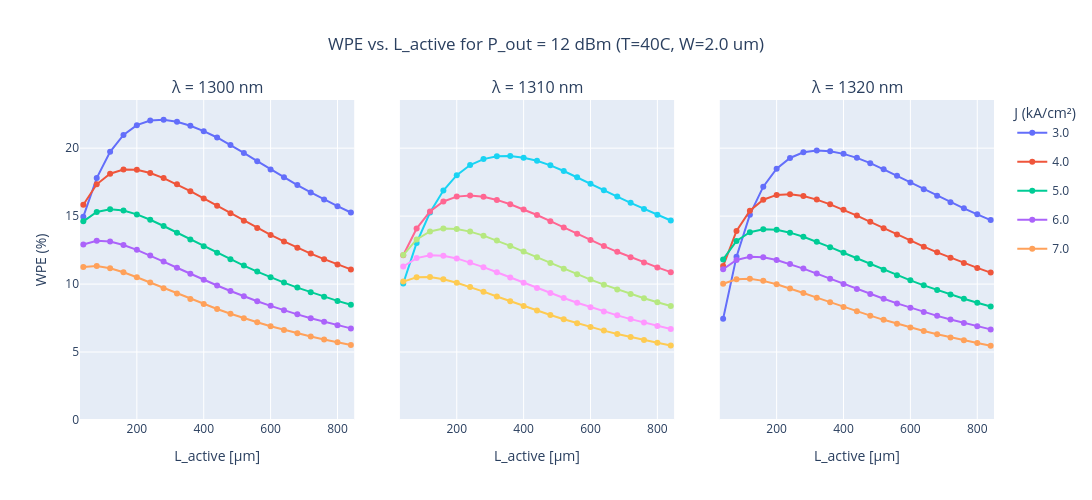
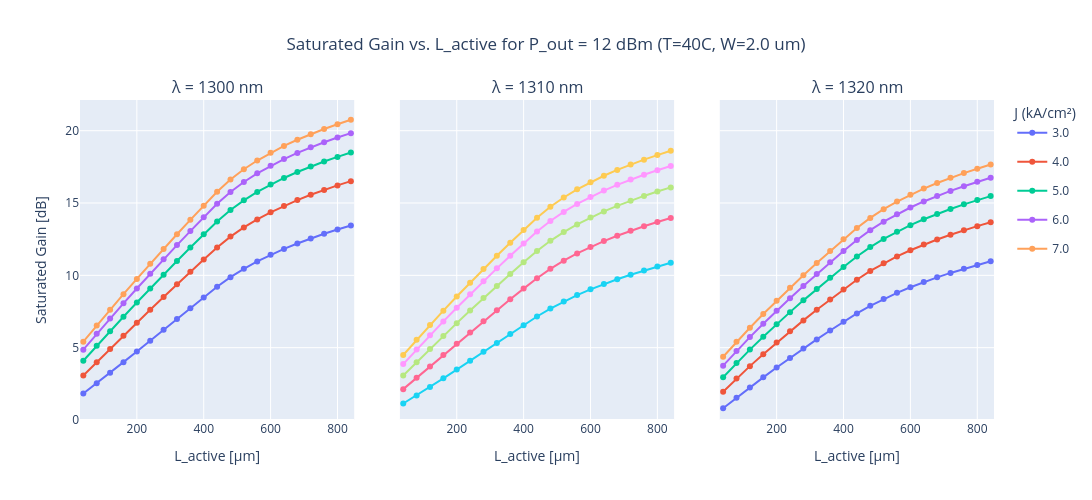
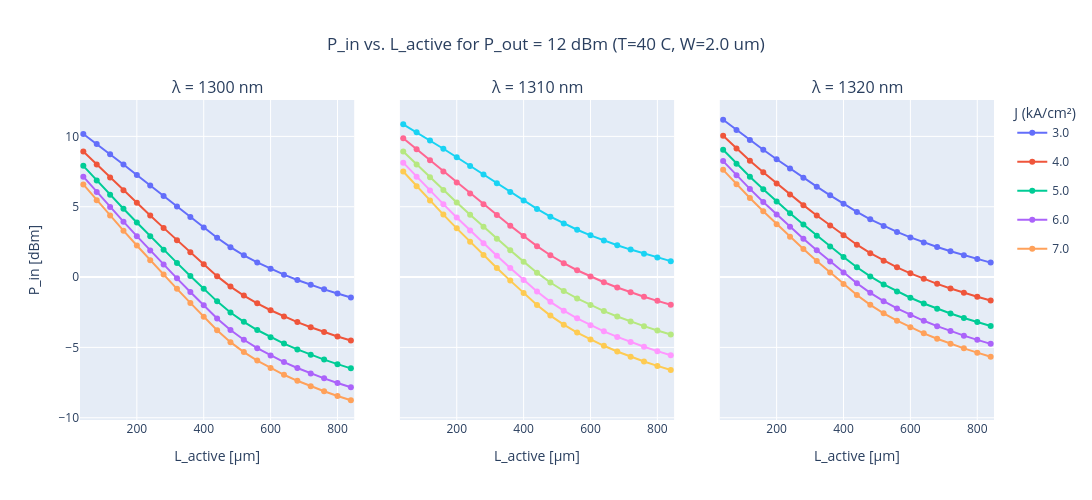

Source (notebook cell) for these figures, in order:
### Code cell
# --- Example call to the new WPE vs L_active plotter (Plotly) ---
print("\n--- Example Call to plot_wpe_vs_Lactive_for_fixed_Pout (Plotly) ---")
plotter_soa_instance.plot_wpe_vs_Lactive_for_fixed_Pout(T_C=40, target_Pout_dBm=12) 
plotter_soa_instance.plot_gain_pin_vs_Lactive_fixed_Pout(T_C=40, target_Pout_dBm=12)

### Figure 1 — Plotly figure (JSON) as saved in the notebook; plotly's stock layout.template omitted (floating-point values rounded to 4 significant figures)
{"data": [{"legendgroup": "J3.0", "mode": "lines+markers", "name": "3.0", "showlegend": true, "type": "scatter", "x": [40, 80, 120, 160, 200, 240, 280, 320, 360, 400, 440, 480, 520, 560, 600, 640, 680, 720, 760, 800, 840], "xaxis": "x", "y": [14.96, 17.8, 19.73, 20.97, 21.69, 22.03, 22.09, 21.94, 21.65, 21.25, 20.78, 20.24, 19.65, 19.04, 18.44, 17.85, 17.29, 16.75, 16.23, 15.74, 15.27], "yaxis": "y"}, {"legendgroup": "J4.0", "mode": "lines+markers", "name": "4.0", "showlegend": true, "type": "scatter", "x": [40, 80, 120, 160, 200, 240, 280, 320, 360, 400, 440, 480, 520, 560, 600, 640, 680, 720, 760, 800, 840], "xaxis": "x", "y": [15.84, 17.34, 18.12, 18.42, 18.4, 18.17, 17.8, 17.34, 16.84, 16.3, 15.76, 15.21, 14.66, 14.13, 13.62, 13.14, 12.68, 12.24, 11.83, 11.45, 11.08], "yaxis": "y"}, {"legendgroup": "J5.0", "mode": "lines+markers", "name": "5.0", "showlegend": true, "type": "scatter", "x": [40, 80, 120, 160, 200, 240, 280, 320, 360, 400, 440, 480, 520, 560, 600, 640, 680, 720, 760, 800, 840], "xaxis": "x", "y": [14.62, 15.31, 15.51, 15.41, 15.13, 14.73, 14.27, 13.78, 13.28, 12.78, 12.3, 11.82, 11.36, 10.92, 10.5, 10.11, 9.743, 9.396, 9.071, 8.764, 8.474], "yaxis": "y"}, {"legendgroup": "J6.0", "mode": "lines+markers", "name": "6.0", "showlegend": true, "type": "scatter", "x": [40, 80, 120, 160, 200, 240, 280, 320, 360, 400, 440, 480, 520, 560, 600, 640, 680, 720, 760, 800, 840], "xaxis": "x", "y": [12.91, 13.18, 13.13, 12.88, 12.52, 12.1, 11.65, 11.2, 10.75, 10.32, 9.897, 9.492, 9.105, 8.74, 8.397, 8.075, 7.773, 7.49, 7.224, 6.974, 6.739], "yaxis": "y"}, {"legendgroup": "J7.0", "mode": "lines+markers", "name": "7.0", "showlegend": true, "type": "scatter", "x": [40, 80, 120, 160, 200, 240, 280, 320, 360, 400, 440, 480, 520, 560, 600, 640, 680, 720, 760, 800, 840], "xaxis": "x", "y": [11.26, 11.32, 11.16, 10.87, 10.51, 10.11, 9.702, 9.298, 8.904, 8.526, 8.167, 7.822, 7.495, 7.187, 6.899, 6.63, 6.377, 6.141, 5.919, 5.711, 5.516], "yaxis": "y"}, {"legendgroup": "J3.0", "mode": "lines+markers", "name": "3.0", "showlegend": false, "type": "scatter", "x": [40, 80, 120, 160, 200, 240, 280, 320, 360, 400, 440, 480, 520, 560, 600, 640, 680, 720, 760, 800, 840], "xaxis": "x2", "y": [10.04, 13.03, 15.26, 16.88, 18.01, 18.76, 19.2, 19.4, 19.42, 19.3, 19.07, 18.74, 18.32, 17.86, 17.39, 16.91, 16.44, 15.98, 15.53, 15.1, 14.68], "yaxis": "y2"}, {"legendgroup": "J4.0", "mode": "lines+markers", "name": "4.0", "showlegend": false, "type": "scatter", "x": [40, 80, 120, 160, 200, 240, 280, 320, 360, 400, 440, 480, 520, 560, 600, 640, 680, 720, 760, 800, 840], "xaxis": "x2", "y": [12.12, 14.09, 15.34, 16.08, 16.43, 16.52, 16.42, 16.19, 15.87, 15.49, 15.08, 14.63, 14.16, 13.69, 13.24, 12.8, 12.38, 11.97, 11.59, 11.23, 10.88], "yaxis": "y2"}, {"legendgroup": "J5.0", "mode": "lines+markers", "name": "5.0", "showlegend": false, "type": "scatter", "x": [40, 80, 120, 160, 200, 240, 280, 320, 360, 400, 440, 480, 520, 560, 600, 640, 680, 720, 760, 800, 840], "xaxis": "x2", "y": [12.14, 13.28, 13.87, 14.09, 14.06, 13.86, 13.56, 13.2, 12.81, 12.39, 11.97, 11.55, 11.13, 10.72, 10.33, 9.957, 9.606, 9.274, 8.961, 8.664, 8.384], "yaxis": "y2"}, {"legendgroup": "J6.0", "mode": "lines+markers", "name": "6.0", "showlegend": false, "type": "scatter", "x": [40, 80, 120, 160, 200, 240, 280, 320, 360, 400, 440, 480, 520, 560, 600, 640, 680, 720, 760, 800, 840], "xaxis": "x2", "y": [11.29, 11.91, 12.13, 12.09, 11.89, 11.59, 11.25, 10.87, 10.48, 10.09, 9.715, 9.34, 8.977, 8.63, 8.301, 7.991, 7.698, 7.423, 7.164, 6.92, 6.69], "yaxis": "y2"}, {"legendgroup": "J7.0", "mode": "lines+markers", "name": "7.0", "showlegend": false, "type": "scatter", "x": [40, 80, 120, 160, 200, 240, 280, 320, 360, 400, 440, 480, 520, 560, 600, 640, 680, 720, 760, 800, 840], "xaxis": "x2", "y": [10.18, 10.49, 10.51, 10.36, 10.1, 9.789, 9.445, 9.09, 8.735, 8.388, 8.053, 7.728, 7.415, 7.119, 6.84, 6.578, 6.331, 6.1, 5.883, 5.678, 5.486], "yaxis": "y2"}, {"legendgroup": "J3.0", "mode": "lines+markers", "name": "3.0", "showlegend": false, "type": "scatter", "x": [40, 80, 120, 160, 200, 240, 280, 320, 360, 400, 440, 480, 520, 560, 600, 640, 680, 720, 760, 800, 840], "xaxis": "x3", "y": [7.454, 12.02, 15.11, 17.17, 18.49, 19.28, 19.69, 19.83, 19.78, 19.58, 19.29, 18.9, 18.45, 17.96, 17.47, 16.98, 16.5, 16.03, 15.57, 15.13, 14.71], "yaxis": "y3"}, {"legendgroup": "J4.0", "mode": "lines+markers", "name": "4.0", "showlegend": false, "type": "scatter", "x": [40, 80, 120, 160, 200, 240, 280, 320, 360, 400, 440, 480, 520, 560, 600, 640, 680, 720, 760, 800, 840], "xaxis": "x3", "y": [11.32, 13.91, 15.4, 16.21, 16.56, 16.62, 16.48, 16.21, 15.87, 15.47, 15.04, 14.58, 14.11, 13.64, 13.19, 12.75, 12.33, 11.93, 11.55, 11.19, 10.85], "yaxis": "y3"}, {"legendgroup": "J5.0", "mode": "lines+markers", "name": "5.0", "showlegend": false, "type": "scatter", "x": [40, 80, 120, 160, 200, 240, 280, 320, 360, 400, 440, 480, 520, 560, 600, 640, 680, 720, 760, 800, 840], "xaxis": "x3", "y": [11.82, 13.17, 13.81, 14.03, 13.99, 13.78, 13.48, 13.12, 12.72, 12.31, 11.89, 11.47, 11.06, 10.66, 10.27, 9.908, 9.561, 9.233, 8.923, 8.63, 8.353], "yaxis": "y3"}, {"legendgroup": "J6.0", "mode": "lines+markers", "name": "6.0", "showlegend": false, "type": "scatter", "x": [40, 80, 120, 160, 200, 240, 280, 320, 360, 400, 440, 480, 520, 560, 600, 640, 680, 720, 760, 800, 840], "xaxis": "x3", "y": [11.09, 11.78, 12.0, 11.97, 11.77, 11.48, 11.14, 10.77, 10.39, 10.01, 9.642, 9.276, 8.92, 8.579, 8.256, 7.95, 7.662, 7.391, 7.135, 6.894, 6.666], "yaxis": "y3"}, {"legendgroup": "J7.0", "mode": "lines+markers", "name": "7.0", "showlegend": false, "type": "scatter", "x": [40, 80, 120, 160, 200, 240, 280, 320, 360, 400, 440, 480, 520, 560, 600, 640, 680, 720, 760, 800, 840], "xaxis": "x3", "y": [10.03, 10.36, 10.39, 10.24, 9.987, 9.681, 9.347, 9.002, 8.658, 8.32, 7.993, 7.676, 7.37, 7.079, 6.805, 6.547, 6.304, 6.075, 5.86, 5.658, 5.467], "yaxis": "y3"}], "layout": {"annotations": [{"font": {"size": 16}, "showarrow": false, "text": "λ = 1300 nm", "x": 0.15, "xanchor": "center", "xref": "paper", "y": 1, "yanchor": "bottom", "yref": "paper"}, {"font": {"size": 16}, "showarrow": false, "text": "λ = 1310 nm", "x": 0.5, "xanchor": "center", "xref": "paper", "y": 1, "yanchor": "bottom", "yref": "paper"}, {"font": {"size": 16}, "showarrow": false, "text": "λ = 1320 nm", "x": 0.85, "xanchor": "center", "xref": "paper", "y": 1, "yanchor": "bottom", "yref": "paper"}], "height": 500, "legend": {"title": {"text": "J (kA/cm²)"}}, "title": {"text": "WPE vs. L_active for P_out = 12 dBm (T=40C, W=2.0 um)", "x": 0.5}, "width": 1200, "xaxis": {"anchor": "y", "domain": [0, 0.3], "range": [30, 850], "title": {"text": "L_active [µm]"}}, "xaxis2": {"anchor": "y2", "domain": [0.35, 0.65], "range": [30, 850], "title": {"text": "L_active [µm]"}}, "xaxis3": {"anchor": "y3", "domain": [0.7, 1], "range": [30, 850], "title": {"text": "L_active [µm]"}}, "yaxis": {"anchor": "x", "domain": [0, 1], "rangemode": "tozero", "title": {"text": "WPE (%)"}}, "yaxis2": {"anchor": "x2", "domain": [0, 1], "matches": "y", "rangemode": "tozero", "showticklabels": false}, "yaxis3": {"anchor": "x3", "domain": [0, 1], "matches": "y", "rangemode": "tozero", "showticklabels": false}}}

### Figure 2 — Plotly figure (JSON) as saved in the notebook; plotly's stock layout.template omitted (floating-point values rounded to 4 significant figures)
{"data": [{"legendgroup": "J3.0", "mode": "lines+markers", "name": "3.0", "showlegend": true, "type": "scatter", "x": [40, 80, 120, 160, 200, 240, 280, 320, 360, 400, 440, 480, 520, 560, 600, 640, 680, 720, 760, 800, 840], "xaxis": "x", "y": [1.83, 2.541, 3.265, 4.0, 4.741, 5.487, 6.235, 6.983, 7.729, 8.472, 9.209, 9.875, 10.45, 10.96, 11.42, 11.83, 12.21, 12.55, 12.87, 13.17, 13.45], "yaxis": "y"}, {"legendgroup": "J4.0", "mode": "lines+markers", "name": "4.0", "showlegend": true, "type": "scatter", "x": [40, 80, 120, 160, 200, 240, 280, 320, 360, 400, 440, 480, 520, 560, 600, 640, 680, 720, 760, 800, 840], "xaxis": "x", "y": [3.075, 3.998, 4.914, 5.823, 6.724, 7.618, 8.504, 9.379, 10.24, 11.1, 11.93, 12.68, 13.31, 13.87, 14.36, 14.8, 15.2, 15.57, 15.91, 16.22, 16.51], "yaxis": "y"}, {"legendgroup": "J5.0", "mode": "lines+markers", "name": "5.0", "showlegend": true, "type": "scatter", "x": [40, 80, 120, 160, 200, 240, 280, 320, 360, 400, 440, 480, 520, 560, 600, 640, 680, 720, 760, 800, 840], "xaxis": "x", "y": [4.094, 5.129, 6.143, 7.14, 8.123, 9.093, 10.05, 10.99, 11.92, 12.83, 13.73, 14.52, 15.19, 15.76, 16.27, 16.73, 17.14, 17.52, 17.87, 18.19, 18.49], "yaxis": "y"}, {"legendgroup": "J6.0", "mode": "lines+markers", "name": "6.0", "showlegend": true, "type": "scatter", "x": [40, 80, 120, 160, 200, 240, 280, 320, 360, 400, 440, 480, 520, 560, 600, 640, 680, 720, 760, 800, 840], "xaxis": "x", "y": [4.864, 5.955, 7.019, 8.063, 9.092, 10.11, 11.1, 12.09, 13.06, 14.01, 14.95, 15.77, 16.46, 17.05, 17.57, 18.04, 18.46, 18.85, 19.2, 19.53, 19.83], "yaxis": "y"}, {"legendgroup": "J7.0", "mode": "lines+markers", "name": "7.0", "showlegend": true, "type": "scatter", "x": [40, 80, 120, 160, 200, 240, 280, 320, 360, 400, 440, 480, 520, 560, 600, 640, 680, 720, 760, 800, 840], "xaxis": "x", "y": [5.417, 6.535, 7.627, 8.699, 9.756, 10.8, 11.83, 12.84, 13.84, 14.82, 15.78, 16.63, 17.33, 17.94, 18.47, 18.95, 19.37, 19.76, 20.12, 20.45, 20.76], "yaxis": "y"}, {"legendgroup": "J3.0", "mode": "lines+markers", "name": "3.0", "showlegend": false, "type": "scatter", "x": [40, 80, 120, 160, 200, 240, 280, 320, 360, 400, 440, 480, 520, 560, 600, 640, 680, 720, 760, 800, 840], "xaxis": "x2", "y": [1.139, 1.701, 2.283, 2.879, 3.484, 4.097, 4.713, 5.33, 5.944, 6.554, 7.155, 7.706, 8.195, 8.634, 9.032, 9.397, 9.734, 10.05, 10.34, 10.61, 10.87], "yaxis": "y2"}, {"legendgroup": "J4.0", "mode": "lines+markers", "name": "4.0", "showlegend": false, "type": "scatter", "x": [40, 80, 120, 160, 200, 240, 280, 320, 360, 400, 440, 480, 520, 560, 600, 640, 680, 720, 760, 800, 840], "xaxis": "x2", "y": [2.133, 2.914, 3.701, 4.489, 5.275, 6.056, 6.83, 7.594, 8.345, 9.082, 9.803, 10.45, 11.01, 11.51, 11.96, 12.37, 12.74, 13.08, 13.4, 13.69, 13.97], "yaxis": "y2"}, {"legendgroup": "J5.0", "mode": "lines+markers", "name": "5.0", "showlegend": false, "type": "scatter", "x": [40, 80, 120, 160, 200, 240, 280, 320, 360, 400, 440, 480, 520, 560, 600, 640, 680, 720, 760, 800, 840], "xaxis": "x2", "y": [3.07, 3.994, 4.907, 5.807, 6.695, 7.569, 8.428, 9.271, 10.1, 10.9, 11.69, 12.39, 12.99, 13.52, 13.99, 14.42, 14.81, 15.16, 15.49, 15.8, 16.08], "yaxis": "y2"}, {"legendgroup": "J6.0", "mode": "lines+markers", "name": "6.0", "showlegend": false, "type": "scatter", "x": [40, 80, 120, 160, 200, 240, 280, 320, 360, 400, 440, 480, 520, 560, 600, 640, 680, 720, 760, 800, 840], "xaxis": "x2", "y": [3.867, 4.872, 5.854, 6.816, 7.76, 8.686, 9.594, 10.48, 11.35, 12.2, 13.03, 13.76, 14.39, 14.94, 15.42, 15.86, 16.26, 16.62, 16.96, 17.27, 17.56], "yaxis": "y2"}, {"legendgroup": "J7.0", "mode": "lines+markers", "name": "7.0", "showlegend": false, "type": "scatter", "x": [40, 80, 120, 160, 200, 240, 280, 320, 360, 400, 440, 480, 520, 560, 600, 640, 680, 720, 760, 800, 840], "xaxis": "x2", "y": [4.495, 5.543, 6.563, 7.561, 8.538, 9.496, 10.43, 11.35, 12.25, 13.13, 13.98, 14.74, 15.38, 15.94, 16.44, 16.89, 17.29, 17.66, 18.0, 18.31, 18.61], "yaxis": "y2"}, {"legendgroup": "J3.0", "mode": "lines+markers", "name": "3.0", "showlegend": false, "type": "scatter", "x": [40, 80, 120, 160, 200, 240, 280, 320, 360, 400, 440, 480, 520, 560, 600, 640, 680, 720, 760, 800, 840], "xaxis": "x3", "y": [0.8163, 1.543, 2.253, 2.947, 3.627, 4.291, 4.939, 5.572, 6.188, 6.786, 7.366, 7.894, 8.366, 8.791, 9.178, 9.534, 9.862, 10.17, 10.45, 10.72, 10.97], "yaxis": "y3"}, {"legendgroup": "J4.0", "mode": "lines+markers", "name": "4.0", "showlegend": false, "type": "scatter", "x": [40, 80, 120, 160, 200, 240, 280, 320, 360, 400, 440, 480, 520, 560, 600, 640, 680, 720, 760, 800, 840], "xaxis": "x3", "y": [1.957, 2.863, 3.724, 4.552, 5.354, 6.131, 6.887, 7.621, 8.335, 9.028, 9.699, 10.3, 10.84, 11.31, 11.74, 12.12, 12.48, 12.81, 13.12, 13.4, 13.67], "yaxis": "y3"}, {"legendgroup": "J5.0", "mode": "lines+markers", "name": "5.0", "showlegend": false, "type": "scatter", "x": [40, 80, 120, 160, 200, 240, 280, 320, 360, 400, 440, 480, 520, 560, 600, 640, 680, 720, 760, 800, 840], "xaxis": "x3", "y": [2.954, 3.938, 4.868, 5.759, 6.621, 7.457, 8.27, 9.061, 9.831, 10.58, 11.3, 11.95, 12.52, 13.02, 13.47, 13.88, 14.25, 14.59, 14.91, 15.2, 15.48], "yaxis": "y3"}, {"legendgroup": "J6.0", "mode": "lines+markers", "name": "6.0", "showlegend": false, "type": "scatter", "x": [40, 80, 120, 160, 200, 240, 280, 320, 360, 400, 440, 480, 520, 560, 600, 640, 680, 720, 760, 800, 840], "xaxis": "x3", "y": [3.756, 4.77, 5.731, 6.656, 7.552, 8.423, 9.271, 10.1, 10.9, 11.68, 12.44, 13.12, 13.71, 14.23, 14.69, 15.11, 15.49, 15.84, 16.16, 16.46, 16.75], "yaxis": "y3"}, {"legendgroup": "J7.0", "mode": "lines+markers", "name": "7.0", "showlegend": false, "type": "scatter", "x": [40, 80, 120, 160, 200, 240, 280, 320, 360, 400, 440, 480, 520, 560, 600, 640, 680, 720, 760, 800, 840], "xaxis": "x3", "y": [4.376, 5.402, 6.38, 7.324, 8.241, 9.134, 10.01, 10.85, 11.68, 12.49, 13.27, 13.97, 14.57, 15.1, 15.57, 16.0, 16.39, 16.74, 17.07, 17.37, 17.66], "yaxis": "y3"}], "layout": {"annotations": [{"font": {"size": 16}, "showarrow": false, "text": "λ = 1300 nm", "x": 0.15, "xanchor": "center", "xref": "paper", "y": 1, "yanchor": "bottom", "yref": "paper"}, {"font": {"size": 16}, "showarrow": false, "text": "λ = 1310 nm", "x": 0.5, "xanchor": "center", "xref": "paper", "y": 1, "yanchor": "bottom", "yref": "paper"}, {"font": {"size": 16}, "showarrow": false, "text": "λ = 1320 nm", "x": 0.85, "xanchor": "center", "xref": "paper", "y": 1, "yanchor": "bottom", "yref": "paper"}], "height": 500, "legend": {"title": {"text": "J (kA/cm²)"}}, "title": {"text": "Saturated Gain vs. L_active for P_out = 12 dBm (T=40C, W=2.0 um)", "x": 0.5}, "width": 1200, "xaxis": {"anchor": "y", "domain": [0, 0.3], "range": [30, 850], "title": {"text": "L_active [µm]"}}, "xaxis2": {"anchor": "y2", "domain": [0.35, 0.65], "range": [30, 850], "title": {"text": "L_active [µm]"}}, "xaxis3": {"anchor": "y3", "domain": [0.7, 1], "range": [30, 850], "title": {"text": "L_active [µm]"}}, "yaxis": {"anchor": "x", "domain": [0, 1], "rangemode": "tozero", "title": {"text": "Saturated Gain [dB]"}}, "yaxis2": {"anchor": "x2", "domain": [0, 1], "matches": "y", "rangemode": "tozero", "showticklabels": false}, "yaxis3": {"anchor": "x3", "domain": [0, 1], "matches": "y", "rangemode": "tozero", "showticklabels": false}}}

### Figure 3 — Plotly figure (JSON) as saved in the notebook; plotly's stock layout.template omitted (floating-point values rounded to 4 significant figures)
{"data": [{"legendgroup": "J3.0", "mode": "lines+markers", "name": "3.0", "showlegend": true, "type": "scatter", "x": [40, 80, 120, 160, 200, 240, 280, 320, 360, 400, 440, 480, 520, 560, 600, 640, 680, 720, 760, 800, 840], "xaxis": "x", "y": [10.17, 9.459, 8.735, 8.0, 7.259, 6.513, 5.765, 5.017, 4.271, 3.528, 2.791, 2.125, 1.548, 1.039, 0.5836, 0.1712, -0.2054, -0.552, -0.8729, -1.172, -1.451], "yaxis": "y"}, {"legendgroup": "J4.0", "mode": "lines+markers", "name": "4.0", "showlegend": true, "type": "scatter", "x": [40, 80, 120, 160, 200, 240, 280, 320, 360, 400, 440, 480, 520, 560, 600, 640, 680, 720, 760, 800, 840], "xaxis": "x", "y": [8.925, 8.002, 7.086, 6.177, 5.276, 4.382, 3.496, 2.621, 1.757, 0.9046, 0.06693, -0.6777, -1.313, -1.867, -2.359, -2.8, -3.201, -3.568, -3.906, -4.22, -4.512], "yaxis": "y"}, {"legendgroup": "J5.0", "mode": "lines+markers", "name": "5.0", "showlegend": true, "type": "scatter", "x": [40, 80, 120, 160, 200, 240, 280, 320, 360, 400, 440, 480, 520, 560, 600, 640, 680, 720, 760, 800, 840], "xaxis": "x", "y": [7.906, 6.871, 5.857, 4.86, 3.877, 2.907, 1.951, 1.008, 0.07975, -0.8328, -1.728, -2.517, -3.185, -3.764, -4.274, -4.731, -5.144, -5.522, -5.869, -6.19, -6.49], "yaxis": "y"}, {"legendgroup": "J6.0", "mode": "lines+markers", "name": "6.0", "showlegend": true, "type": "scatter", "x": [40, 80, 120, 160, 200, 240, 280, 320, 360, 400, 440, 480, 520, 560, 600, 640, 680, 720, 760, 800, 840], "xaxis": "x", "y": [7.136, 6.045, 4.981, 3.937, 2.908, 1.894, 0.895, -0.08985, -1.059, -2.012, -2.947, -3.767, -4.457, -5.052, -5.575, -6.042, -6.463, -6.847, -7.2, -7.527, -7.83], "yaxis": "y"}, {"legendgroup": "J7.0", "mode": "lines+markers", "name": "7.0", "showlegend": true, "type": "scatter", "x": [40, 80, 120, 160, 200, 240, 280, 320, 360, 400, 440, 480, 520, 560, 600, 640, 680, 720, 760, 800, 840], "xaxis": "x", "y": [6.583, 5.465, 4.373, 3.301, 2.244, 1.202, 0.1746, -0.8391, -1.838, -2.82, -3.783, -4.627, -5.333, -5.94, -6.472, -6.946, -7.374, -7.763, -8.12, -8.45, -8.757], "yaxis": "y"}, {"legendgroup": "J3.0", "mode": "lines+markers", "name": "3.0", "showlegend": false, "type": "scatter", "x": [40, 80, 120, 160, 200, 240, 280, 320, 360, 400, 440, 480, 520, 560, 600, 640, 680, 720, 760, 800, 840], "xaxis": "x2", "y": [10.86, 10.3, 9.717, 9.121, 8.516, 7.903, 7.287, 6.67, 6.056, 5.446, 4.845, 4.294, 3.805, 3.366, 2.968, 2.603, 2.266, 1.954, 1.663, 1.39, 1.133], "yaxis": "y2"}, {"legendgroup": "J4.0", "mode": "lines+markers", "name": "4.0", "showlegend": false, "type": "scatter", "x": [40, 80, 120, 160, 200, 240, 280, 320, 360, 400, 440, 480, 520, 560, 600, 640, 680, 720, 760, 800, 840], "xaxis": "x2", "y": [9.867, 9.086, 8.299, 7.511, 6.725, 5.944, 5.17, 4.406, 3.655, 2.918, 2.197, 1.549, 0.9854, 0.4864, 0.03885, -0.3668, -0.7378, -1.08, -1.396, -1.692, -1.968], "yaxis": "y2"}, {"legendgroup": "J5.0", "mode": "lines+markers", "name": "5.0", "showlegend": false, "type": "scatter", "x": [40, 80, 120, 160, 200, 240, 280, 320, 360, 400, 440, 480, 520, 560, 600, 640, 680, 720, 760, 800, 840], "xaxis": "x2", "y": [8.93, 8.006, 7.093, 6.193, 5.305, 4.431, 3.572, 2.729, 1.903, 1.097, 0.312, -0.3884, -0.9914, -1.521, -1.993, -2.418, -2.806, -3.161, -3.49, -3.796, -4.081], "yaxis": "y2"}, {"legendgroup": "J6.0", "mode": "lines+markers", "name": "6.0", "showlegend": false, "type": "scatter", "x": [40, 80, 120, 160, 200, 240, 280, 320, 360, 400, 440, 480, 520, 560, 600, 640, 680, 720, 760, 800, 840], "xaxis": "x2", "y": [8.133, 7.128, 6.146, 5.184, 4.24, 3.314, 2.406, 1.517, 0.6473, -0.2011, -1.027, -1.76, -2.387, -2.935, -3.421, -3.859, -4.256, -4.62, -4.956, -5.267, -5.558], "yaxis": "y2"}, {"legendgroup": "J7.0", "mode": "lines+markers", "name": "7.0", "showlegend": false, "type": "scatter", "x": [40, 80, 120, 160, 200, 240, 280, 320, 360, 400, 440, 480, 520, 560, 600, 640, 680, 720, 760, 800, 840], "xaxis": "x2", "y": [7.505, 6.457, 5.437, 4.439, 3.462, 2.504, 1.565, 0.6463, -0.2524, -1.13, -1.984, -2.74, -3.383, -3.944, -4.44, -4.885, -5.289, -5.659, -5.999, -6.315, -6.609], "yaxis": "y2"}, {"legendgroup": "J3.0", "mode": "lines+markers", "name": "3.0", "showlegend": false, "type": "scatter", "x": [40, 80, 120, 160, 200, 240, 280, 320, 360, 400, 440, 480, 520, 560, 600, 640, 680, 720, 760, 800, 840], "xaxis": "x3", "y": [11.18, 10.46, 9.747, 9.053, 8.373, 7.709, 7.061, 6.428, 5.812, 5.214, 4.634, 4.106, 3.634, 3.209, 2.822, 2.466, 2.138, 1.832, 1.547, 1.279, 1.027], "yaxis": "y3"}, {"legendgroup": "J4.0", "mode": "lines+markers", "name": "4.0", "showlegend": false, "type": "scatter", "x": [40, 80, 120, 160, 200, 240, 280, 320, 360, 400, 440, 480, 520, 560, 600, 640, 680, 720, 760, 800, 840], "xaxis": "x3", "y": [10.04, 9.137, 8.276, 7.448, 6.646, 5.869, 5.113, 4.379, 3.665, 2.972, 2.301, 1.696, 1.164, 0.6911, 0.2644, -0.1241, -0.4807, -0.8102, -1.116, -1.402, -1.671], "yaxis": "y3"}, {"legendgroup": "J5.0", "mode": "lines+markers", "name": "5.0", "showlegend": false, "type": "scatter", "x": [40, 80, 120, 160, 200, 240, 280, 320, 360, 400, 440, 480, 520, 560, 600, 640, 680, 720, 760, 800, 840], "xaxis": "x3", "y": [9.046, 8.062, 7.132, 6.241, 5.379, 4.543, 3.73, 2.939, 2.169, 1.422, 0.6967, 0.04602, -0.5197, -1.02, -1.469, -1.875, -2.247, -2.589, -2.907, -3.202, -3.479], "yaxis": "y3"}, {"legendgroup": "J6.0", "mode": "lines+markers", "name": "6.0", "showlegend": false, "type": "scatter", "x": [40, 80, 120, 160, 200, 240, 280, 320, 360, 400, 440, 480, 520, 560, 600, 640, 680, 720, 760, 800, 840], "xaxis": "x3", "y": [8.244, 7.23, 6.269, 5.344, 4.448, 3.577, 2.729, 1.903, 1.099, 0.3163, -0.4439, -1.123, -1.711, -2.228, -2.69, -3.108, -3.489, -3.839, -4.163, -4.465, -4.747], "yaxis": "y3"}, {"legendgroup": "J7.0", "mode": "lines+markers", "name": "7.0", "showlegend": false, "type": "scatter", "x": [40, 80, 120, 160, 200, 240, 280, 320, 360, 400, 440, 480, 520, 560, 600, 640, 680, 720, 760, 800, 840], "xaxis": "x3", "y": [7.624, 6.598, 5.62, 4.676, 3.759, 2.866, 1.995, 1.145, 0.3173, -0.489, -1.273, -1.972, -2.574, -3.102, -3.573, -3.998, -4.385, -4.741, -5.069, -5.374, -5.66], "yaxis": "y3"}], "layout": {"annotations": [{"font": {"size": 16}, "showarrow": false, "text": "λ = 1300 nm", "x": 0.15, "xanchor": "center", "xref": "paper", "y": 1, "yanchor": "bottom", "yref": "paper"}, {"font": {"size": 16}, "showarrow": false, "text": "λ = 1310 nm", "x": 0.5, "xanchor": "center", "xref": "paper", "y": 1, "yanchor": "bottom", "yref": "paper"}, {"font": {"size": 16}, "showarrow": false, "text": "λ = 1320 nm", "x": 0.85, "xanchor": "center", "xref": "paper", "y": 1, "yanchor": "bottom", "yref": "paper"}], "height": 500, "legend": {"title": {"text": "J (kA/cm²)"}}, "title": {"text": "P_in vs. L_active for P_out = 12 dBm (T=40 C, W=2.0 um)", "x": 0.5}, "width": 1200, "xaxis": {"anchor": "y", "domain": [0, 0.3], "range": [30, 850], "title": {"text": "L_active [µm]"}}, "xaxis2": {"anchor": "y2", "domain": [0.35, 0.65], "range": [30, 850], "title": {"text": "L_active [µm]"}}, "xaxis3": {"anchor": "y3", "domain": [0.7, 1], "range": [30, 850], "title": {"text": "L_active [µm]"}}, "yaxis": {"anchor": "x", "domain": [0, 1], "title": {"text": "P_in [dBm]"}}, "yaxis2": {"anchor": "x2", "domain": [0, 1], "matches": "y", "showticklabels": false}, "yaxis3": {"anchor": "x3", "domain": [0, 1], "matches": "y", "showticklabels": false}}}
